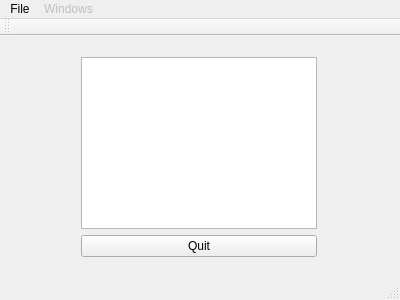
<?xml version="1.0" encoding="UTF-8"?>
<ui version="4.0">
 <class>mne_browse_raw_qt</class>
 <widget class="QMainWindow" name="mne_browse_raw_qt">
  <property name="geometry">
   <rect>
    <x>0</x>
    <y>0</y>
    <width>400</width>
    <height>300</height>
   </rect>
  </property>
  <property name="windowTitle">
   <string>mne_browse_raw_qt</string>
  </property>
  <widget class="QWidget" name="centralWidget">
   <widget class="QWidget" name="layoutWidget">
    <property name="geometry">
     <rect>
      <x>70</x>
      <y>10</y>
      <width>258</width>
      <height>222</height>
     </rect>
    </property>
    <layout class="QVBoxLayout" name="verticalLayout">
     <item>
      <widget class="QTextEdit" name="textEdit"/>
     </item>
     <item>
      <widget class="QPushButton" name="pushButton">
       <property name="text">
        <string>Quit</string>
       </property>
      </widget>
     </item>
    </layout>
   </widget>
  </widget>
  <widget class="QMenuBar" name="menuBar">
   <property name="geometry">
    <rect>
     <x>0</x>
     <y>0</y>
     <width>400</width>
     <height>21</height>
    </rect>
   </property>
   <widget class="QMenu" name="menuFile">
    <property name="title">
     <string>File</string>
    </property>
    <addaction name="actionOpen"/>
    <addaction name="actionSave"/>
    <addaction name="actionChange_working_directory"/>
    <addaction name="separator"/>
    <addaction name="actionExit"/>
   </widget>
   <widget class="QMenu" name="menuWindow">
    <property name="enabled">
     <bool>false</bool>
    </property>
    <property name="title">
     <string>Windows</string>
    </property>
    <addaction name="actionShow_full_view"/>
    <addaction name="actionShow_averages"/>
    <addaction name="actionShow_event_list"/>
    <addaction name="actionShow_annotator"/>
    <addaction name="actionManage_averages"/>
   </widget>
   <addaction name="menuFile"/>
   <addaction name="menuWindow"/>
  </widget>
  <widget class="QToolBar" name="mainToolBar">
   <attribute name="toolBarArea">
    <enum>TopToolBarArea</enum>
   </attribute>
   <attribute name="toolBarBreak">
    <bool>false</bool>
   </attribute>
  </widget>
  <widget class="QStatusBar" name="statusBar"/>
  <action name="actionOpen">
   <property name="text">
    <string>Open</string>
   </property>
  </action>
  <action name="actionSave">
   <property name="text">
    <string>Save</string>
   </property>
  </action>
  <action name="actionExit">
   <property name="text">
    <string>Exit</string>
   </property>
  </action>
  <action name="actionChange_working_directory">
   <property name="text">
    <string>Change working directory</string>
   </property>
  </action>
  <action name="actionOpen_evoked">
   <property name="text">
    <string>Open evoked</string>
   </property>
  </action>
  <action name="actionFitler">
   <property name="enabled">
    <bool>false</bool>
   </property>
   <property name="text">
    <string>Average</string>
   </property>
  </action>
  <action name="actionCompute_Covariances">
   <property name="text">
    <string>Compute covariances</string>
   </property>
  </action>
  <action name="actionShow_full_view">
   <property name="text">
    <string>Show full view</string>
   </property>
  </action>
  <action name="actionShow_averages">
   <property name="text">
    <string>Show averages</string>
   </property>
  </action>
  <action name="actionShow_event_list">
   <property name="text">
    <string>Show event list</string>
   </property>
  </action>
  <action name="actionShow_annotator">
   <property name="text">
    <string>Show annotator</string>
   </property>
  </action>
  <action name="actionManage_averages">
   <property name="text">
    <string>Manage averages</string>
   </property>
  </action>
 </widget>
 <layoutdefault spacing="6" margin="11"/>
 <resources/>
 <connections/>
</ui>
